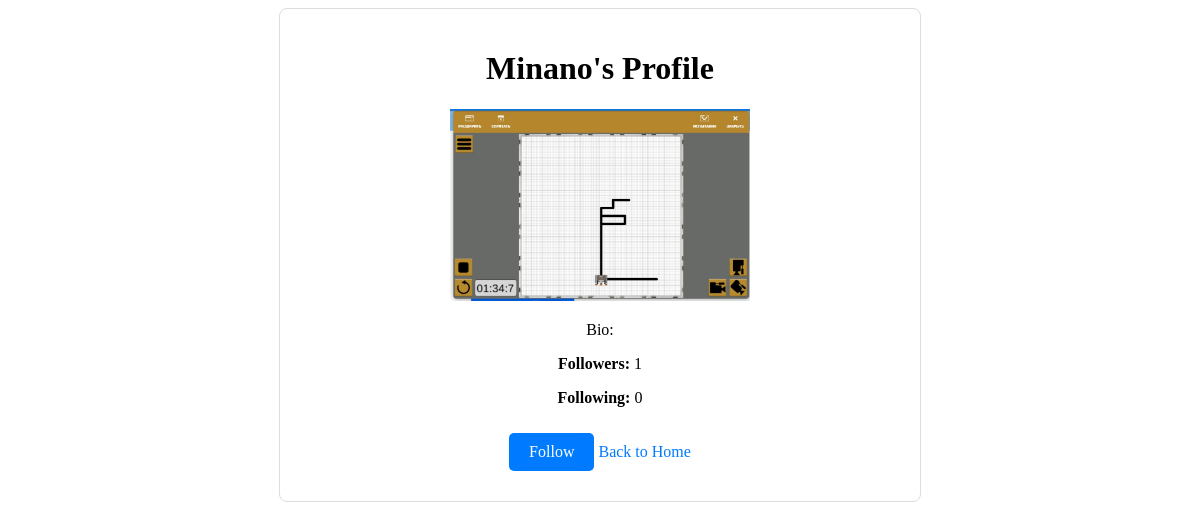
The app's page /users/profile/Minano/ with its own data.
### users/models.py (models this page shows, shortened)
class Profile(models.Model):
    user = models.OneToOneField(User, on_delete=models.CASCADE)
    bio = models.TextField()
    profile_picture = models.ImageField(upload_to='profile_pics/', blank=True, null=True)  # Allow blank and null

### users/views.py (the view)
# urls.py: path('profile/<str:username>/', views.profile_view, name='profile'),
def profile_view(request, username):
    user = get_object_or_404(User, username=username)
    profile = get_object_or_404(Profile, user=user)
    followers_count = Follow.objects.filter(following=user).count()
    following_count = Follow.objects.filter(follower=user).count()
    is_following = False
    if request.user.is_authenticated:
        is_following = Follow.objects.filter(follower=request.user, following=user).exists()
    context = {
        'profile': profile,
        'followers_count': followers_count,
        'following_count': following_count,
        'is_following': is_following,
    }
    return render(request, 'users/profile.html', context)

### users/templates/users/profile.html (shortened to what this page needs)
<!DOCTYPE html>
<html lang="en">
<head>
    {% load static %}
    <link rel="stylesheet" href="{% static 'css/profile.css' %}">
</head>
<body>
    <div class="profile-container">
        <h1>{{ profile.user.username }}'s Profile</h1>
        {% if profile.profile_picture %}
            <img src="{{ profile.profile_picture.url }}" alt="Profile Picture" style="width:300px; height:auto">
        {% else %}
            <img src="https://papik.pro/grafic/uploads/posts/2023-04/1681528233_papik-pro-p-lichnii-logotip-vektor-4.png" alt="Default Profile Picture" style="width:150px;">
        {% endif %}
        <p class="bio">Bio: {{ profile.bio }}</p>
        <p><strong>Followers:</strong> {{ followers_count }}</p>
        <p><strong>Following:</strong> {{ following_count }}</p>
        {% if request.user == profile.user %}
            <a href="{% url 'edit_profile' %}">Edit Profile</a>
        {% else %}
            {% if is_following %}
                <p>You are following this user.</p>
                <a href="{% url 'unfollow_user' profile.user.username %}" class="unfollow-button">Unfollow</a>
            {% else %}
                <a href="{% url 'follow_user' profile.user.username %}" class="follow-button">Follow</a>
            {% endif %}
        {% endif %}
        <a href="{% url 'home' %}" class="back-to-home">Back to Home</a>
    </div>
</body>
</html>

### static/css/profile.css (style rules this page uses)
.profile-container { max-width: 600px; margin: auto; padding: 20px; border: 1px solid #ddd; border-radius: 8px; text-align: center; }
.follow-button, .unfollow-button { display: inline-block; margin: 10px 0; padding: 10px 20px; background-color: #007bff; color: #fff; text-decoration: none; border-radius: 5px; }
.back-to-home { display: inline-block; margin-top: 20px; color: #007bff; text-decoration: none; }

### records on screen
Profile: user.username "Minano", profile_picture (picture)

### other values on screen
{{ followers_count }} "1"
{{ following_count }} "0"
